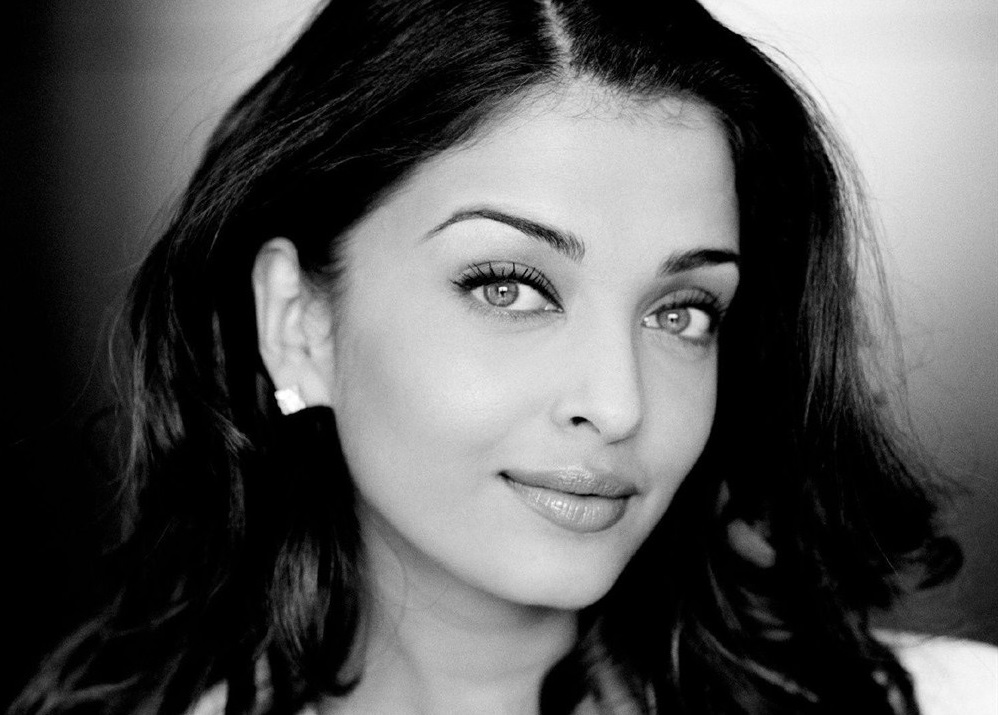
%> input picture 光电图像处理/测试数据/Aishwarya.jpg, 998 x 715 px
$ octave myimreconst.m   (GNU Octave 9; MATLAB toolbox functions it lacks are replaced by stand-ins)
%> lines starting %> are read from the running program, lines starting %| are printed output that depends on the picture
%==========================================================================
%           利用幅度/相位重建原图像示例代码
%           name: myimreconst.m
%           IDIPLAB,
%           School of Information and communication engineering,
%           University of Electronic Science and Technology of China
%           Date: 2018.10.20; revised
%           Author：Zhenming Peng
%==========================================================================
clc,clear all;
im = imread('Aishwarya.jpg');
%> im is the input picture: size 715x998x3 uint8; min 0, max 255, mean 86.2
other = imread('Greek churck.png');
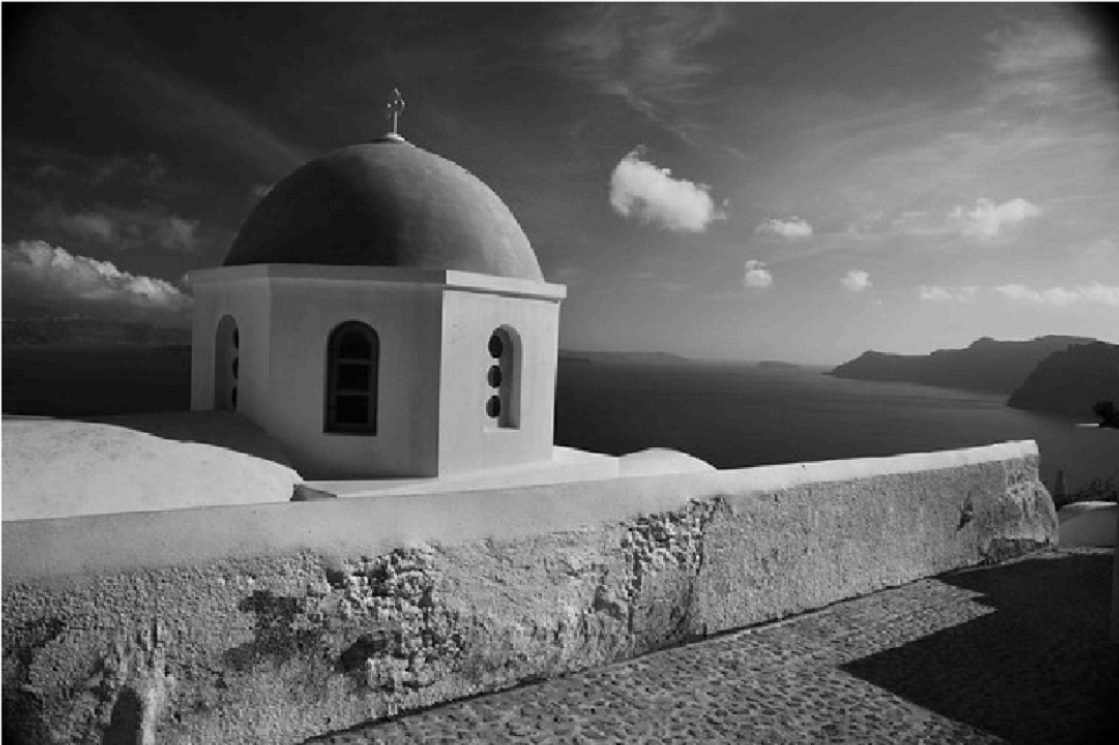
%> input picture 光电图像处理/测试数据/Greek churck.png, 1119 x 745 px
%> other is the input picture: size 745x1119x3 uint8; min 0, max 254, mean 97.9
subplot(131),imshow(im),title('Original image');
%set(gcf, 'Position', get(0, 'ScreenSize')); % maximize the figure window
%--------------------------------------------------------------------------

% 若输入RGB图像，则进行灰度化;否则，直接处理！
%==========================================================================
if ndims(im)==3,
    im = rgb2gray(im);       % RGB is given
%> im: size 715x998 uint8
end

if ndims(other)==3,
    other = rgb2gray(other);       % RGB is given
%> other: size 745x1119 uint8
end

F = fft2(double(im));
F_mag = abs(F);             % has the same magnitude as image, 0 phase
F_pha = exp(1i*angle(F));   % has magnitude 1, same phase as image
% OR: F_pha = cos(angle(F)) + 1i*(sin(angle(F)));
%F_pha = F_mag.*exp(1i*angle(F)); % same as ifft2(F)
%--------------------------------------------------------------------------
% Reconstruction
f_mag = log(real(ifft2(F_mag.*exp(1i*0))+1));
f_pha = ifft2(F_pha);
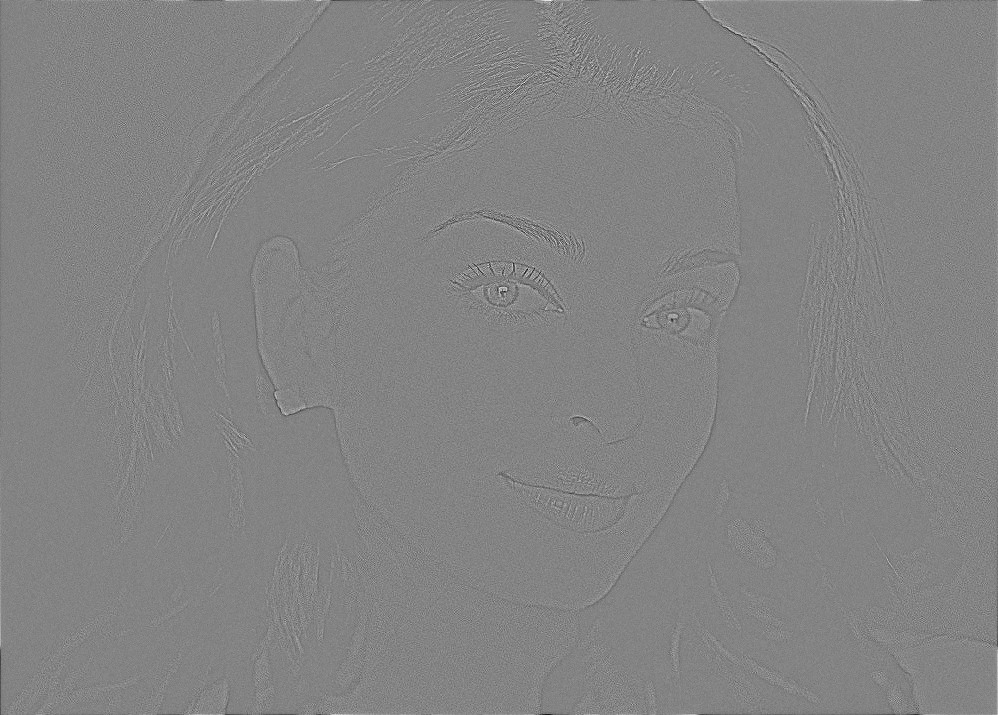
%> f_pha: size 715x998 double; min -0.0179, max 0.0167, mean 1.4e-06; drawn with min black and max white
%--------------------------------------------------------------------------
% Calculate limits for plotting
% To display the images properly using imshow, the color range
% of the plot must the minimum and maximum values in the data.
% f_mag_min = min(abs(f_mag(:)));
% f_mag_max = max(abs(f_mag(:)));

% f_pha_min = min(abs(f_pha(:)));
% f_pha_max = max(abs(f_pha(:)));
%--------------------------------------------------------------------------
% Display reconstructed images
% because the magnitude and phase were switched, the image will be complex.
% This means that the magnitude of the image must be taken in order to
% produce a viewable 2-D image.
subplot(132),imshow(abs(f_mag),[]), colormap gray
%> after `imshow(abs(f_mag),[])`:
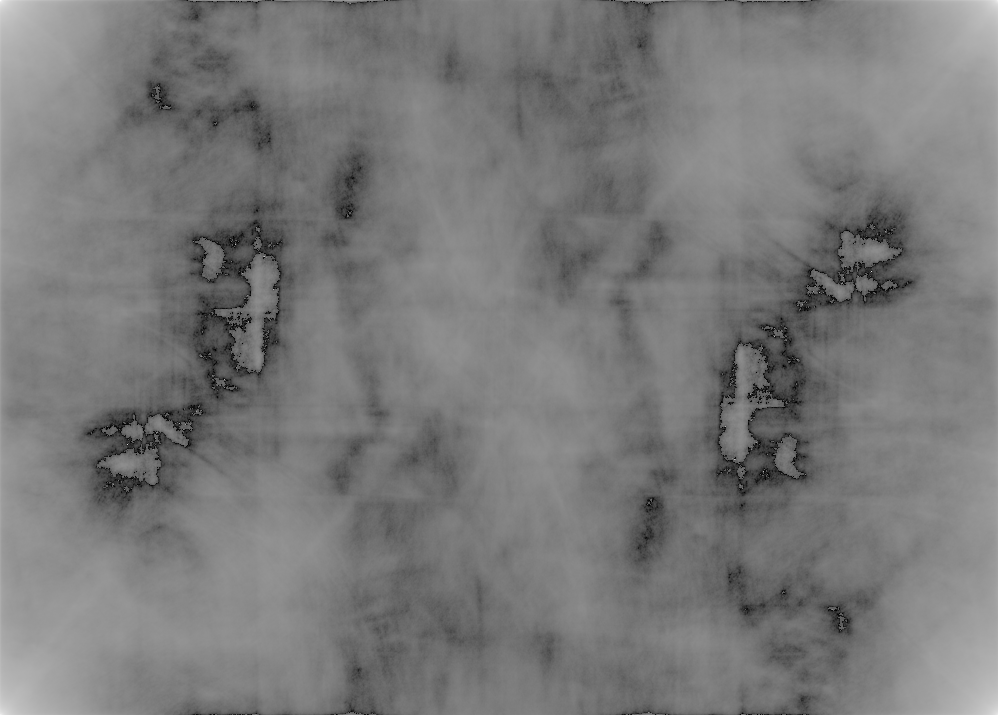
%> displayed picture: size 715x998, on the screen's scale of 0 to 255; min 0, max 255, mean 120.8
title('Reconstructed image only by Magnitude');
subplot(133),imshow(real(f_pha),[]), colormap gray
title('Reconstructed image only by Phase');

%--------------------------------------------------------------------------
% 两幅图交换幅度和相位的图像重构
%--------------------------------------------------------------------------
figure,
subplot(221)
imshow(im);title('Aishwarya Rai')

subplot(222)
imshow(other);title('Greek churc')

F_o = fft2(double(other));
F_mago = abs(F_o);
F_phao = exp(1i*angle(F_o));
%> (the run ends here)
